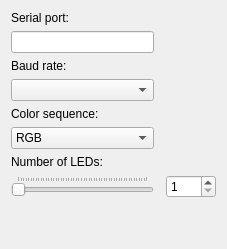
             <widget class="QWidget" name="tabDeviceAdalight">
              <attribute name="title">
               <string notr="true">Adalight</string>
              </attribute>
              <layout class="QGridLayout" name="gridLayout_6">
               <property name="horizontalSpacing">
                <number>12</number>
               </property>
               <item row="0" column="0">
                <widget class="QLabel" name="label_SerialPort">
                 <property name="text">
                  <string>Serial port:</string>
                 </property>
                 <property name="buddy">
                  <cstring>lineEdit_AdalightSerialPort</cstring>
                 </property>
                </widget>
               </item>
               <item row="3" column="0">
                <widget class="QLabel" name="label_SerialPortBaudRate">
                 <property name="text">
                  <string>Baud rate:</string>
                 </property>
                 <property name="buddy">
                  <cstring>comboBox_AdalightSerialPortBaudRate</cstring>
                 </property>
                </widget>
               </item>
               <item row="5" column="0">
                <widget class="QLabel" name="label_ColorSequence">
                 <property name="text">
                  <string>Color sequence:</string>
                 </property>
                 <property name="buddy">
                  <cstring>comboBox_AdalightColorSequence</cstring>
                 </property>
                </widget>
               </item>
               <item row="9" column="0">
                <spacer name="verticalSpacer_14">
                 <property name="orientation">
                  <enum>Qt::Vertical</enum>
                 </property>
                 <property name="sizeHint" stdset="0">
                  <size>
                   <width>20</width>
                   <height>40</height>
                  </size>
                 </property>
                </spacer>
               </item>
               <item row="1" column="0">
                <widget class="QLineEdit" name="lineEdit_AdalightSerialPort">
                 <property name="sizePolicy">
                  <sizepolicy hsizetype="Preferred" vsizetype="Fixed">
                   <horstretch>0</horstretch>
                   <verstretch>0</verstretch>
                  </sizepolicy>
                 </property>
                 <property name="minimumSize">
                  <size>
                   <width>143</width>
                   <height>0</height>
                  </size>
                 </property>
                 <property name="maximumSize">
                  <size>
                   <width>143</width>
                   <height>16777215</height>
                  </size>
                 </property>
                 <property name="toolTip">
                  <string>Example for Windows: COM1, COM2 .. COMn, for Linux: /dev/ttyS0, /dev/ttyS1, /dev/ttyUSB0</string>
                 </property>
                 <property name="text">
                  <string notr="true"/>
                 </property>
                </widget>
               </item>
               <item row="6" column="0">
                <widget class="QComboBox" name="comboBox_AdalightColorSequence">
                 <property name="minimumSize">
                  <size>
                   <width>143</width>
                   <height>0</height>
                  </size>
                 </property>
                 <property name="maximumSize">
                  <size>
                   <width>143</width>
                   <height>16777215</height>
                  </size>
                 </property>
                 <item>
                  <property name="text">
                   <string notr="true">RGB</string>
                  </property>
                 </item>
                 <item>
                  <property name="text">
                   <string notr="true">RBG</string>
                  </property>
                 </item>
                 <item>
                  <property name="text">
                   <string notr="true">GRB</string>
                  </property>
                 </item>
                 <item>
                  <property name="text">
                   <string notr="true">GBR</string>
                  </property>
                 </item>
                 <item>
                  <property name="text">
                   <string notr="true">BRG</string>
                  </property>
                 </item>
                 <item>
                  <property name="text">
                   <string notr="true">BGR</string>
                  </property>
                 </item>
                </widget>
               </item>
               <item row="4" column="0">
                <widget class="QComboBox" name="comboBox_AdalightSerialPortBaudRate">
                 <property name="minimumSize">
                  <size>
                   <width>143</width>
                   <height>0</height>
                  </size>
                 </property>
                 <property name="maximumSize">
                  <size>
                   <width>143</width>
                   <height>16777215</height>
                  </size>
                 </property>
                 <property name="currentIndex">
                  <number>-1</number>
                 </property>
                </widget>
               </item>
               <item row="7" column="0">
                <widget class="QLabel" name="label_10">
                 <property name="text">
                  <string>Number of LEDs:</string>
                 </property>
                </widget>
               </item>
               <item row="8" column="0">
                <widget class="QSlider" name="horizontalSlider_AdalightNumberOfLeds">
                 <property name="minimum">
                  <number>1</number>
                 </property>
                 <property name="maximum">
                  <number>255</number>
                 </property>
                 <property name="orientation">
                  <enum>Qt::Horizontal</enum>
                 </property>
                 <property name="tickPosition">
                  <enum>QSlider::TicksAbove</enum>
                 </property>
                 <property name="tickInterval">
                  <number>5</number>
                 </property>
                </widget>
               </item>
               <item row="8" column="1">
                <widget class="QSpinBox" name="spinBox_AdalightNumberOfLeds">
                 <property name="sizePolicy">
                  <sizepolicy hsizetype="Fixed" vsizetype="Fixed">
                   <horstretch>0</horstretch>
                   <verstretch>0</verstretch>
                  </sizepolicy>
                 </property>
                 <property name="minimumSize">
                  <size>
                   <width>50</width>
                   <height>0</height>
                  </size>
                 </property>
                 <property name="maximumSize">
                  <size>
                   <width>45</width>
                   <height>16777215</height>
                  </size>
                 </property>
                 <property name="minimum">
                  <number>1</number>
                 </property>
                 <property name="maximum">
                  <number>255</number>
                 </property>
                </widget>
               </item>
              </layout>
             </widget>
